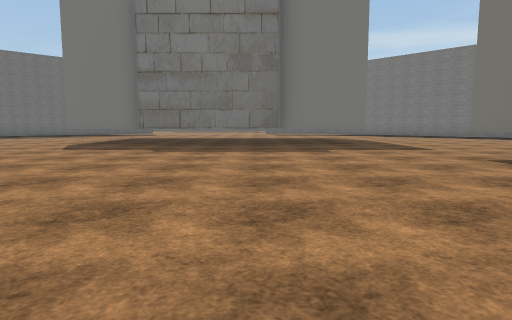
view 1 (above)

23 first-person views from a walk through a Unity game level. The camera is 1.2 m above the floor, tilts 6° down and sees 75° across. The floor is counted in squares, 2 m on a side. Each view is taken from the middle of a square. On the plan, view 1 faces up. The plan holds only what a view shows up to about 10 squares ahead; the rest is blank. The place goes on beyond the plan. Some surface patterns are stand-ins.

view 2
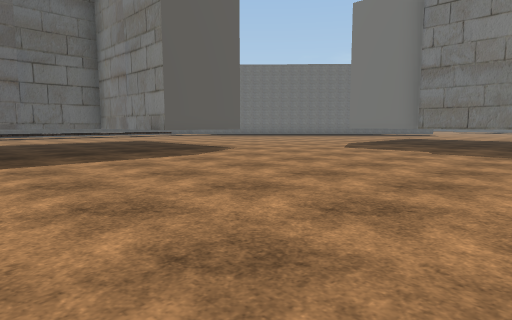

view 3
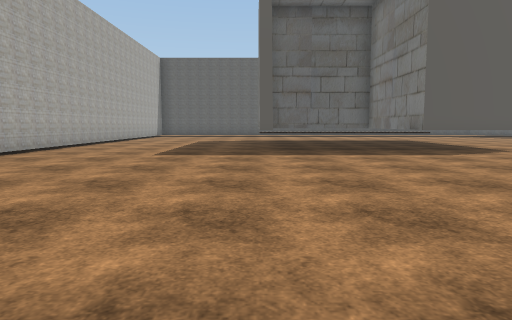

view 4
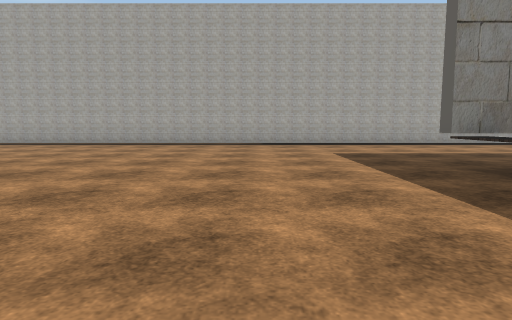

view 5
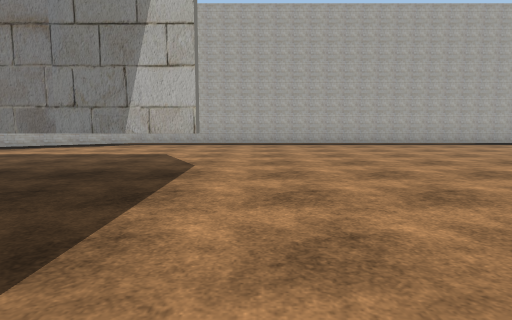

view 6
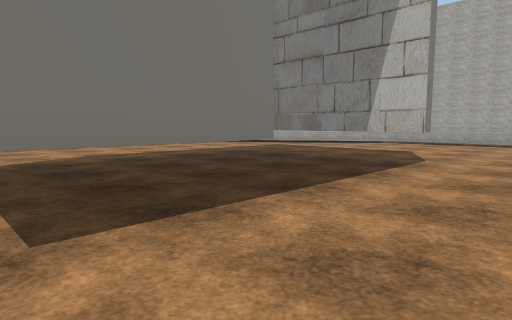

view 7
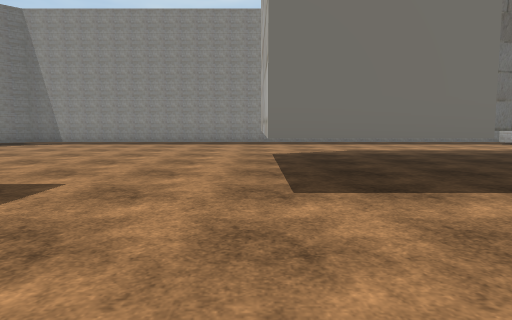

view 8
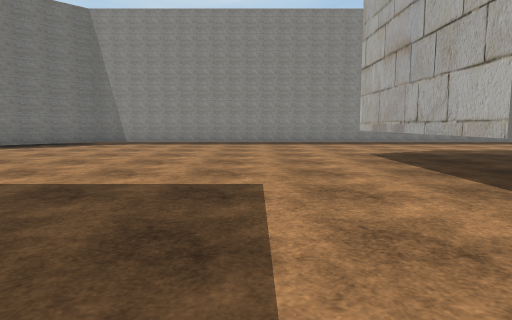

view 9
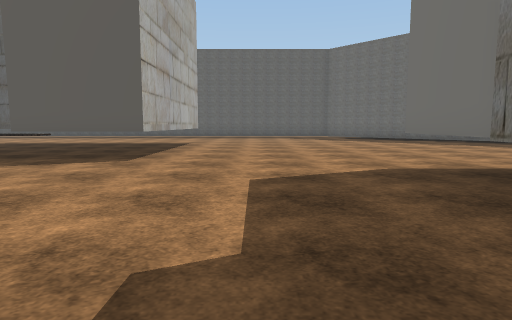

view 10
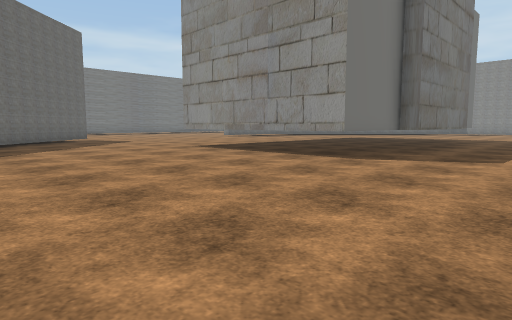

view 11
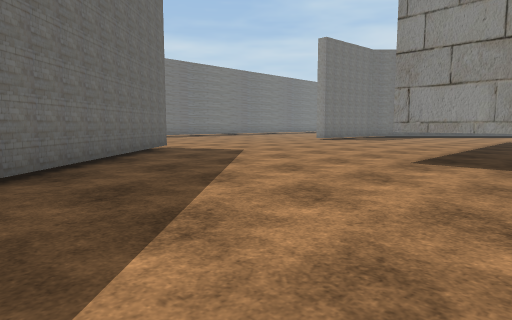

view 12
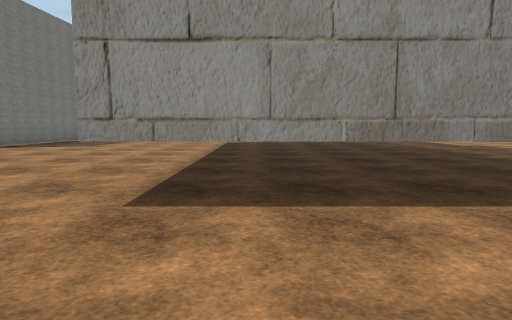

view 13
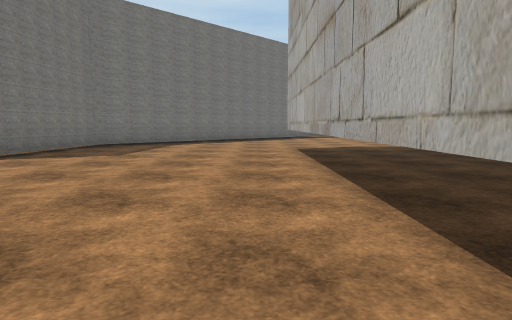

view 14
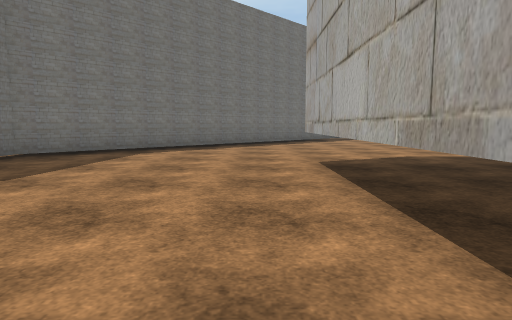

view 15
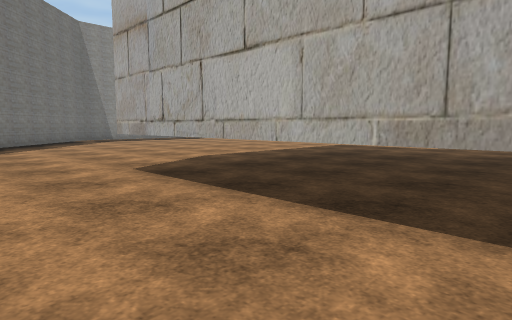

view 16
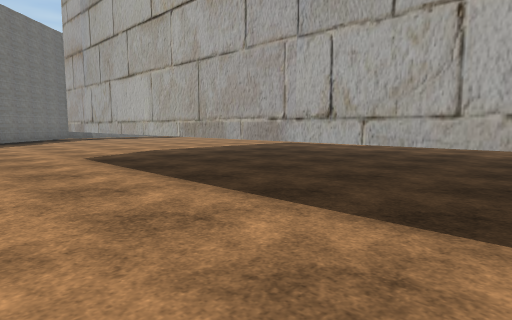

view 17
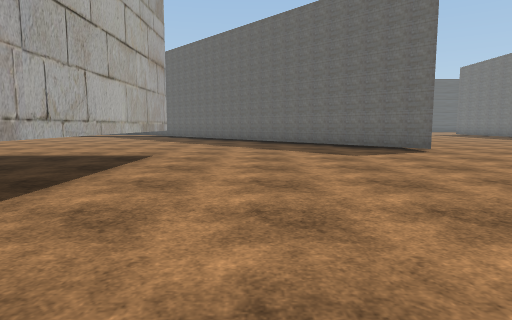

view 18
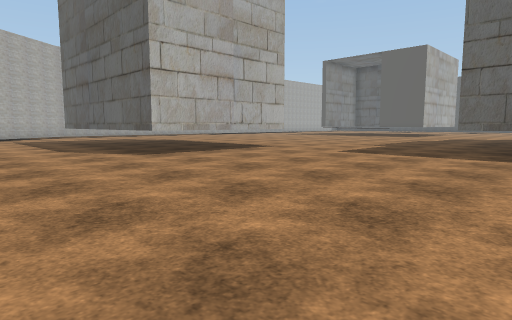

view 19
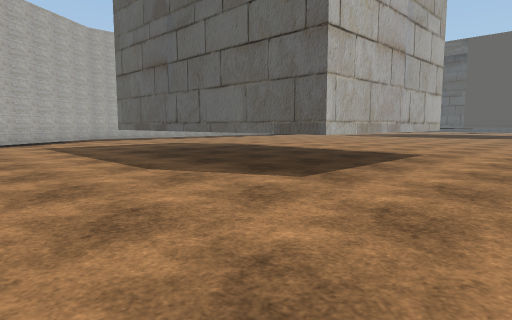

view 20
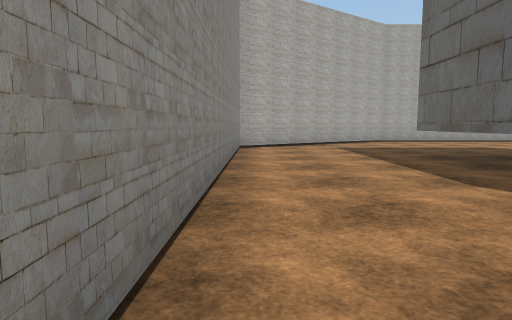

view 21
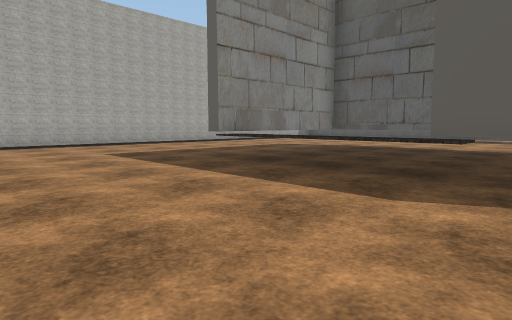

view 22
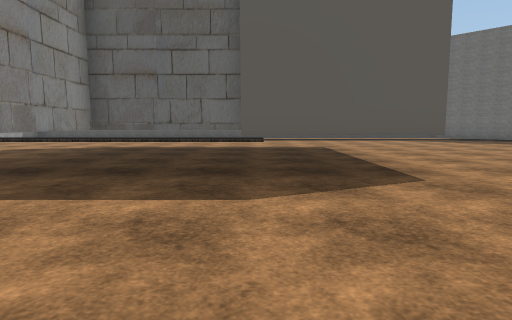

view 23
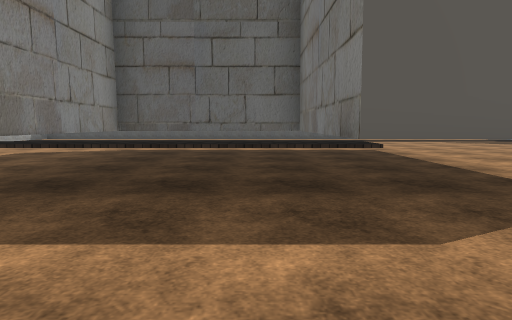

### Floor plan
Key: @ floor where view 1 was taken; # wall or solid block; . floor; ^ raised ledge; T thing the floor can be seen under or through.
Columns run from 11 left of view 1 to 12 right of it. Each row starts with its distance up from view 1.
 21    ##...    #####
 20   ##...... .....##
 19  ##..............##
 18 ##................##
 17 #..................##
 16 ....................##
 15 ......^^^^^^^^#......##
 14 ......^       ^.......#
 13 ......^       ^........
 12 ......^       ^........
 11 ......^       ^........
 10 ......TTTTTTT T........
  9 .......................
  8 .......................
  7 .......................
  6 ^^^^#..........TTTT....#
  5     ^..........^  ^....#
  4 ^^^^^..........^  T....#
  3 ^   ^..........^  T....#
  2 ^   ^..........^  T....#
  1 ^   ^..........^^^T....#
  0 TTTTT......@...........#
 -1 .......................#
 -2 ......................##
 -3  ....................##
 -4 ...................###
 -5 ####################

Positions as (right, up) in squares from view 1, and headings:
1: (0, 0), facing up
2: (0, 0), facing up-left
3: (1, 0), facing left
4: (-4, 5), facing down
5: (3, 5), facing down
6: (2, 6), facing down-right
7: (1, 6), facing right
8: (1, 8), facing right
9: (-1, 8), facing left
10: (-11, 7), facing up-right
11: (-11, 13), facing up-right
12: (-8, 14), facing right
13: (-5, 16), facing right
14: (-2, 16), facing right
15: (-1, 17), facing down-right
16: (-3, 17), facing down-right
17: (1, 17), facing left
18: (11, 12), facing down-left
19: (11, 8), facing down-left
20: (11, 7), facing down
21: (-3, 5), facing down-left
22: (-3, 4), facing left
23: (-4, 3), facing left
